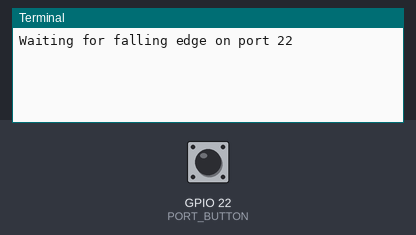
A program run on a simulated Raspberry Pi (BCM pin numbers). On the bench: the last lines printed to the terminal. The test bench sets the inputs (shaded band); at power-on: GPIO 22 (PORT_BUTTON) HIGH. Web requests get an empty 200 reply after 0.4 s.

Above: at 1.2 s.
1.3 s: GPIO 22 (PORT_BUTTON) pulled LOW for 0.15 s
At 1.56 s:
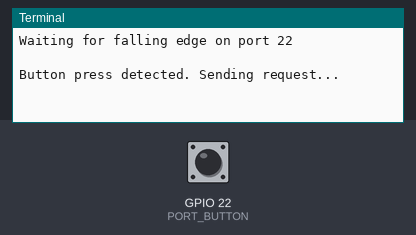
At 2.8 s:
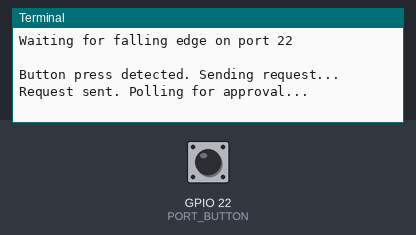

The program:

raspi-button.py
```python
#Based on script by Alex Eames http://RasPi.tv/

import RPi.GPIO as GPIO
import requests, time

PORT_BUTTON             = 22
PORT_DOOR_REJECT        = 5
PORT_DOOR_APPROVE       = 6

TRIGGER_URL             = "https://127.0.0.1:8081/accessControl/button"
RESPONSE_URL            = "https://127.0.0.1:8081/accessControl/door"
CONNECT_TIMEOUT         = 30
TRANSMIT_TIMEOUT        = 30

MAX_APPROVAL_RETRIES    = 30
APPROVAL_RETRY_INTERVAL = 1
APPROVAL_RESPONSE_TIME  = 15

def button_listener():
    # GPIO PORT_BUTTON set up as input. It is pulled up to stop false signals
    GPIO.setup(PORT_BUTTON, GPIO.IN, pull_up_down=GPIO.PUD_UP)
    print ("Waiting for falling edge on port %s" % PORT_BUTTON)

    try:
        GPIO.wait_for_edge(PORT_BUTTON, GPIO.FALLING)
        print ("\nButton press detected. Sending request...")
        requests.put(TRIGGER_URL, timeout=(CONNECT_TIMEOUT, TRANSMIT_TIMEOUT))
        print("Request sent. Polling for approval...")
        for i in range(0, MAX_APPROVAL_RETRIES):
            time.sleep(APPROVAL_RETRY_INTERVAL)
            response = requests.get(RESPONSE_URL, timeout=(CONNECT_TIMEOUT, TRANSMIT_TIMEOUT))
            rjson = response.json()
            print(rjson)
            if rjson['approval'] in ['approved', 'rejected']:
                if rjson['approval'] == 'approved':
                    port = PORT_DOOR_APPROVE
                else:
                    port = PORT_DOOR_REJECT

                GPIO.setup(port,GPIO.OUT)
                print("Approval response active")
                GPIO.output(port,GPIO.HIGH)
                time.sleep(APPROVAL_RESPONSE_TIME)
                print("Approval response inactive")
                GPIO.output(port,GPIO.LOW)

                break

    except KeyboardInterrupt:
        GPIO.cleanup()       # clean up GPIO on CTRL+C exit
    except Exception as e:
        print(e)
    button_listener()

GPIO.setmode(GPIO.BCM)

button_listener()

GPIO.cleanup()           # clean up GPIO on normal exit
```

Measured:
- after the input at 1.3 s, the terminal: prints a new line at once (image 1)
